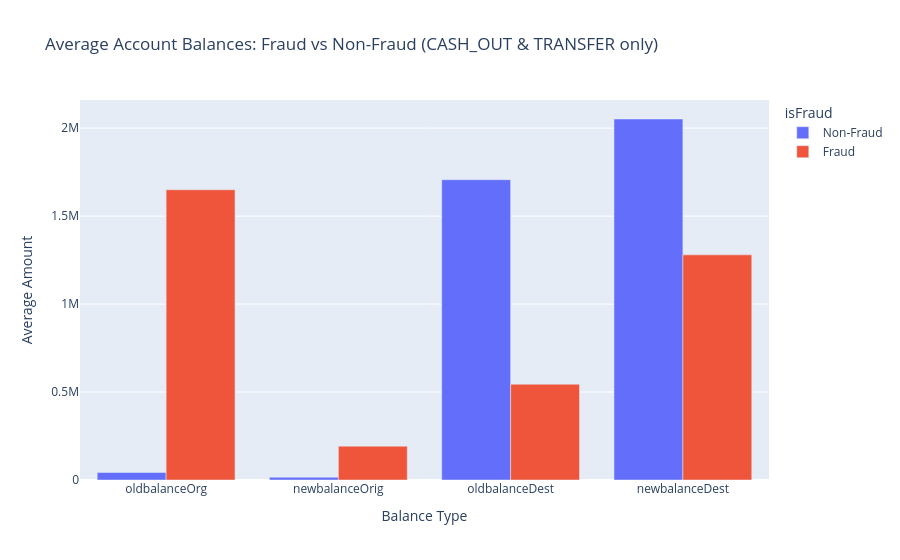

This figure's notebook cell:
### Code cell
balance_cols = ['oldbalanceOrg', 'newbalanceOrig', 'oldbalanceDest', 'newbalanceDest']

balance_summary = df_filtered.groupby('isFraud')[balance_cols].mean().reset_index()
balance_summary['isFraud'] = balance_summary['isFraud'].map({0: 'Non-Fraud', 1: 'Fraud'})

balance_melted = balance_summary.melt(id_vars='isFraud', value_vars=balance_cols, 
                                        var_name='Balance Type', value_name='Average Amount')

fig3 = px.bar(balance_melted, x='Balance Type', y='Average Amount', color='isFraud', barmode='group',
             title='Average Account Balances: Fraud vs Non-Fraud (CASH_OUT & TRANSFER only)')
fig3.show()

### Figure 1 — Plotly figure (JSON) as saved in the notebook; plotly's stock layout.template omitted (floating-point values rounded to 4 significant figures)
{"data": [{"alignmentgroup": "True", "hovertemplate": "isFraud=Non-Fraud<br>Balance Type=%{x}<br>Average Amount=%{y}<extra></extra>", "legendgroup": "Non-Fraud", "marker": {"color": "#636efa", "pattern": {"shape": ""}}, "name": "Non-Fraud", "offsetgroup": "Non-Fraud", "orientation": "v", "showlegend": true, "textposition": "auto", "type": "bar", "x": ["oldbalanceOrg", "newbalanceOrig", "oldbalanceDest", "newbalanceDest"], "xaxis": "x", "y": [42880.0, 15570.0, 1707000.0, 2052000.0], "yaxis": "y"}, {"alignmentgroup": "True", "hovertemplate": "isFraud=Fraud<br>Balance Type=%{x}<br>Average Amount=%{y}<extra></extra>", "legendgroup": "Fraud", "marker": {"color": "#EF553B", "pattern": {"shape": ""}}, "name": "Fraud", "offsetgroup": "Fraud", "orientation": "v", "showlegend": true, "textposition": "auto", "type": "bar", "x": ["oldbalanceOrg", "newbalanceOrig", "oldbalanceDest", "newbalanceDest"], "xaxis": "x", "y": [1650000.0, 192400.0, 544200.0, 1280000.0], "yaxis": "y"}], "layout": {"barmode": "group", "legend": {"title": {"text": "isFraud"}, "tracegroupgap": 0}, "title": {"text": "Average Account Balances: Fraud vs Non-Fraud (CASH_OUT & TRANSFER only)"}, "xaxis": {"anchor": "y", "domain": [0, 1], "title": {"text": "Balance Type"}}, "yaxis": {"anchor": "x", "domain": [0, 1], "title": {"text": "Average Amount"}}}}
